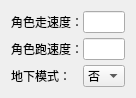
              <widget class="QWidget" name="page_6">
               <property name="geometry">
                <rect>
                 <x>0</x>
                 <y>0</y>
                 <width>133</width>
                 <height>98</height>
                </rect>
               </property>
               <attribute name="label">
                <string>角色</string>
               </attribute>
               <layout class="QVBoxLayout" name="verticalLayout_12">
                <item>
                 <layout class="QVBoxLayout" name="verticalLayout_10">
                  <item>
                   <layout class="QGridLayout" name="gridLayout_6">
                    <property name="horizontalSpacing">
                     <number>0</number>
                    </property>
                    <property name="verticalSpacing">
                     <number>5</number>
                    </property>
                    <item row="0" column="0">
                     <widget class="QLabel" name="label_38">
                      <property name="text">
                       <string>角色走速度：</string>
                      </property>
                     </widget>
                    </item>
                    <item row="0" column="1">
                     <widget class="QLineEdit" name="roleWalkVolocityEdit">
                      <property name="toolTip">
                       <string>角色走的速度</string>
                      </property>
                      <property name="text">
                       <string/>
                      </property>
                      <property name="alignment">
                       <set>Qt::AlignCenter</set>
                      </property>
                     </widget>
                    </item>
                    <item row="1" column="0">
                     <widget class="QLabel" name="label_39">
                      <property name="text">
                       <string>角色跑速度：</string>
                      </property>
                     </widget>
                    </item>
                    <item row="1" column="1">
                     <widget class="QLineEdit" name="roleRunVolocityEdit">
                      <property name="toolTip">
                       <string>角色跑的速度</string>
                      </property>
                      <property name="text">
                       <string/>
                      </property>
                      <property name="alignment">
                       <set>Qt::AlignCenter</set>
                      </property>
                     </widget>
                    </item>
                    <item row="2" column="0">
                     <widget class="QLabel" name="label_40">
                      <property name="text">
                       <string>地下模式：</string>
                      </property>
                     </widget>
                    </item>
                    <item row="2" column="1">
                     <widget class="QComboBox" name="underGroundModeComboBox">
                      <property name="toolTip">
                       <string>是否开启地下模式，一般设为否</string>
                      </property>
                      <item>
                       <property name="text">
                        <string>否</string>
                       </property>
                      </item>
                      <item>
                       <property name="text">
                        <string>是</string>
                       </property>
                      </item>
                     </widget>
                    </item>
                   </layout>
                  </item>
                  <item>
                   <spacer name="verticalSpacer_2">
                    <property name="orientation">
                     <enum>Qt::Vertical</enum>
                    </property>
                    <property name="sizeHint" stdset="0">
                     <size>
                      <width>20</width>
                      <height>40</height>
                     </size>
                    </property>
                   </spacer>
                  </item>
                 </layout>
                </item>
               </layout>
              </widget>
